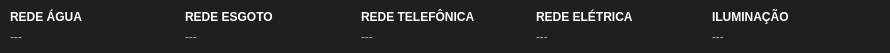
   <widget class="QWidget" name="widgetEnderecoEntregaImovel_5" native="true">
    <property name="geometry">
     <rect>
      <x>0</x>
      <y>275</y>
      <width>890</width>
      <height>53</height>
     </rect>
    </property>
    <property name="styleSheet">
     <string notr="true">background-color: #1f1f1f;
border-radius: 4px;</string>
    </property>
    <widget class="QWidget" name="horizontalLayoutWidget_24">
     <property name="geometry">
      <rect>
       <x>10</x>
       <y>6</y>
       <width>871</width>
       <height>41</height>
      </rect>
     </property>
     <layout class="QHBoxLayout" name="horizontalLayout_24" stretch="0,0,0,0,0">
      <item>
       <layout class="QVBoxLayout" name="verticalLayout_84">
        <property name="spacing">
         <number>0</number>
        </property>
        <item>
         <widget class="QLabel" name="label_83">
          <property name="sizePolicy">
           <sizepolicy hsizetype="Expanding" vsizetype="Preferred">
            <horstretch>0</horstretch>
            <verstretch>0</verstretch>
           </sizepolicy>
          </property>
          <property name="maximumSize">
           <size>
            <width>16777215</width>
            <height>16777215</height>
           </size>
          </property>
          <property name="styleSheet">
           <string notr="true">font-weight: bold;
color: white;</string>
          </property>
          <property name="text">
           <string>REDE ÁGUA</string>
          </property>
         </widget>
        </item>
        <item>
         <widget class="QLabel" name="labelEquipamentoUrbanoAgua">
          <property name="sizePolicy">
           <sizepolicy hsizetype="Expanding" vsizetype="Preferred">
            <horstretch>0</horstretch>
            <verstretch>0</verstretch>
           </sizepolicy>
          </property>
          <property name="maximumSize">
           <size>
            <width>16777215</width>
            <height>16777215</height>
           </size>
          </property>
          <property name="styleSheet">
           <string notr="true">color: #aaa;</string>
          </property>
          <property name="text">
           <string>---</string>
          </property>
         </widget>
        </item>
       </layout>
      </item>
      <item>
       <layout class="QVBoxLayout" name="verticalLayout_85">
        <property name="spacing">
         <number>0</number>
        </property>
        <item>
         <widget class="QLabel" name="label_84">
          <property name="sizePolicy">
           <sizepolicy hsizetype="Expanding" vsizetype="Preferred">
            <horstretch>0</horstretch>
            <verstretch>0</verstretch>
           </sizepolicy>
          </property>
          <property name="maximumSize">
           <size>
            <width>16777215</width>
            <height>16777215</height>
           </size>
          </property>
          <property name="styleSheet">
           <string notr="true">font-weight: bold;
color: white;</string>
          </property>
          <property name="text">
           <string>REDE ESGOTO</string>
          </property>
         </widget>
        </item>
        <item>
         <widget class="QLabel" name="labelEquipamentoUrbanoEsgoto">
          <property name="sizePolicy">
           <sizepolicy hsizetype="Expanding" vsizetype="Preferred">
            <horstretch>0</horstretch>
            <verstretch>0</verstretch>
           </sizepolicy>
          </property>
          <property name="maximumSize">
           <size>
            <width>16777215</width>
            <height>16777215</height>
           </size>
          </property>
          <property name="styleSheet">
           <string notr="true">color: #aaa;</string>
          </property>
          <property name="text">
           <string>---</string>
          </property>
         </widget>
        </item>
       </layout>
      </item>
      <item>
       <layout class="QVBoxLayout" name="verticalLayout_86">
        <property name="spacing">
         <number>0</number>
        </property>
        <item>
         <widget class="QLabel" name="label_85">
          <property name="sizePolicy">
           <sizepolicy hsizetype="Expanding" vsizetype="Preferred">
            <horstretch>0</horstretch>
            <verstretch>0</verstretch>
           </sizepolicy>
          </property>
          <property name="maximumSize">
           <size>
            <width>16777215</width>
            <height>16777215</height>
           </size>
          </property>
          <property name="styleSheet">
           <string notr="true">font-weight: bold;
color: white;</string>
          </property>
          <property name="text">
           <string>REDE TELEFÔNICA</string>
          </property>
         </widget>
        </item>
        <item>
         <widget class="QLabel" name="labelEquipamentoUrbanoRedeTelefonica">
          <property name="sizePolicy">
           <sizepolicy hsizetype="Expanding" vsizetype="Preferred">
            <horstretch>0</horstretch>
            <verstretch>0</verstretch>
           </sizepolicy>
          </property>
          <property name="maximumSize">
           <size>
            <width>16777215</width>
            <height>16777215</height>
           </size>
          </property>
          <property name="styleSheet">
           <string notr="true">color: #aaa;</string>
          </property>
          <property name="text">
           <string>---</string>
          </property>
         </widget>
        </item>
       </layout>
      </item>
      <item>
       <layout class="QVBoxLayout" name="verticalLayout_87">
        <property name="spacing">
         <number>0</number>
        </property>
        <item>
         <widget class="QLabel" name="label_86">
          <property name="sizePolicy">
           <sizepolicy hsizetype="Expanding" vsizetype="Preferred">
            <horstretch>0</horstretch>
            <verstretch>0</verstretch>
           </sizepolicy>
          </property>
          <property name="maximumSize">
           <size>
            <width>16777215</width>
            <height>16777215</height>
           </size>
          </property>
          <property name="styleSheet">
           <string notr="true">font-weight: bold;
color: white;</string>
          </property>
          <property name="text">
           <string>REDE ELÉTRICA</string>
          </property>
         </widget>
        </item>
        <item>
         <widget class="QLabel" name="labelEquipamentoUrbanoRedeEletrica">
          <property name="sizePolicy">
           <sizepolicy hsizetype="Expanding" vsizetype="Preferred">
            <horstretch>0</horstretch>
            <verstretch>0</verstretch>
           </sizepolicy>
          </property>
          <property name="maximumSize">
           <size>
            <width>16777215</width>
            <height>16777215</height>
           </size>
          </property>
          <property name="styleSheet">
           <string notr="true">color: #aaa;</string>
          </property>
          <property name="text">
           <string>---</string>
          </property>
         </widget>
        </item>
       </layout>
      </item>
      <item>
       <layout class="QVBoxLayout" name="verticalLayout_88">
        <property name="spacing">
         <number>0</number>
        </property>
        <item>
         <widget class="QLabel" name="label_87">
          <property name="sizePolicy">
           <sizepolicy hsizetype="Expanding" vsizetype="Preferred">
            <horstretch>0</horstretch>
            <verstretch>0</verstretch>
           </sizepolicy>
          </property>
          <property name="maximumSize">
           <size>
            <width>16777215</width>
            <height>16777215</height>
           </size>
          </property>
          <property name="styleSheet">
           <string notr="true">font-weight: bold;
color: white;</string>
          </property>
          <property name="text">
           <string>ILUMINAÇÃO</string>
          </property>
         </widget>
        </item>
        <item>
         <widget class="QLabel" name="labelEquipamentoUrbanoIluminacaoPublica">
          <property name="sizePolicy">
           <sizepolicy hsizetype="Expanding" vsizetype="Preferred">
            <horstretch>0</horstretch>
            <verstretch>0</verstretch>
           </sizepolicy>
          </property>
          <property name="maximumSize">
           <size>
            <width>16777215</width>
            <height>16777215</height>
           </size>
          </property>
          <property name="styleSheet">
           <string notr="true">color: #aaa;</string>
          </property>
          <property name="text">
           <string>---</string>
          </property>
         </widget>
        </item>
       </layout>
      </item>
     </layout>
    </widget>
   </widget>
